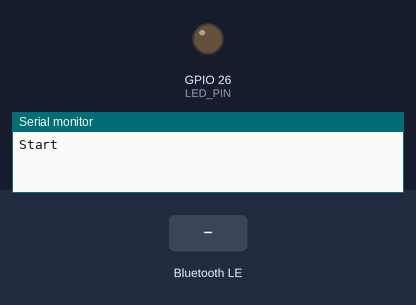
Bench run of a program on a simulated ESP32. Shown: output pins drawn as LEDs (lit = HIGH), the last lines printed to the serial monitor. Dashed ring = blinking. The test bench sets the inputs (shaded band). Nothing arrives over Bluetooth unless stated; a phone connects over Bluetooth LE 3 s after start.

Above: at 1.2 s.
1.3 s: Bluetooth LE write "5" received
At 2.12 s:
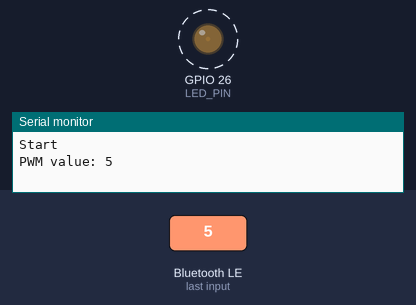
4.3 s: Bluetooth LE write "90" received
At 5.02 s:
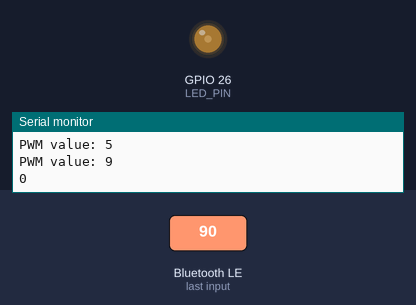
7.3 s: Bluetooth LE write "200" received
At 8.62 s:
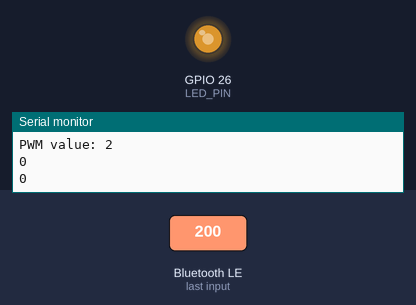
Timing chart, 0 to 16.3 s (numbered marks = the images above; inputs shaded):
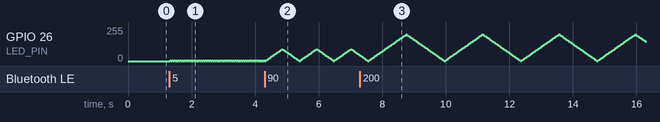

The program:

main.cpp
```cpp
/*
   Create a esp32BLE Server with Battery and PWM Services.
   When the Server(esp32) is connected to a Client(Phone), the Client can request the Battery level and
   write the PWM.


   ESP32_BLE_Arduino: https://goo.gl/3LxyDD
   ESP32_BLE_Arduino guide: https://goo.gl/BWU9B8

*/

#include <Arduino.h>
#include <BLEDevice.h>
#include <BLEServer.h>
#include <BLEUtils.h>
#include <BLE2902.h>


#define ServerName "PWM+battery"
#define analogPin 36


// ====== PWM ======
#define LEDC_CHANNEL_0     0 // use first channel of 16 channels (started from zero)
#define LEDC_TIMER_13_BIT  13 // use 12 bit precission for LEDC timer
#define LEDC_BASE_FREQ     5000 // use 5000 Hz as a LEDC base frequency
#define LED_PIN            26 // LED_BUILTIN = 2


// ============ DEBUG ============
#define DEBUG
#ifdef DEBUG
 #define DEBUG_PRINT(x)  Serial.print (x)
 #define DEBUG_PRINTLN(x)  Serial.println (x)
 #define DEBUG_PRINT_HEX(x)  Serial.print (x, HEX)
 #define DEBUG_PRINT_DEC(x)  Serial.print (x, DEC)
 #define DEBUG_flush()   Serial.flush ()
#else
 #define DEBUG_PRINT(x)
 #define DEBUG_PRINT_HEX(x)
 #define DEBUG_PRINT_DEC(x)
 #define DEBUG_PRINTLN(x)
 #define DEBUG_flush()
#endif
// ===============================


byte pwm = 0; // from 0 to 255
byte brightness = 0;
byte steps = 5; // steps for the PWM
bool battery_Read = 0;

// ======== New Services: PWM Service ========
// PWM Service
#define pwmService "4fafc201-1fb5-459e-8fcc-c5c9c331914b"
#define PWM_CHARACTERISTIC "beb5483e-36e1-4688-b7f5-ea07361b26a8"
// Characteristic PWM
BLECharacteristic pwmCharacteristics(PWM_CHARACTERISTIC, BLECharacteristic::PROPERTY_WRITE);
BLEDescriptor pwmDescriptor(BLEUUID((uint16_t)0x2901));
// ========================================

// ======== Services: Battery Service ========
// Service Battery Service https://goo.gl/HN4yL6
#define batteryService BLEUUID((uint16_t)0x180F)
// Characteristic Battery Level https://goo.gl/sek12v
BLECharacteristic batteryLevelCharacteristics(BLEUUID((uint16_t)0x2A19),BLECharacteristic::PROPERTY_READ);
// Characteristic User Description https://goo.gl/AJGx7F
BLEDescriptor batteryLevelDescriptor(BLEUUID((uint16_t)0x2901));
// ========================================


// ============= Characteristic CALLBACK =============
class PWMCallbacks : public BLECharacteristicCallbacks {
// Client write
void onWrite(BLECharacteristic* pwmCharacteristics) {
        std::string value = pwmCharacteristics->getValue();
        pwm = atoi(value.c_str()); // string to int

#ifdef DEBUG
        if (value.length() > 0) {
                Serial.print("PWM value: ");
                for (int i = 0; i < value.length(); i++)
                        Serial.println(value[i]);
        }
#endif
}
};

// Client read
class BatteryCallbacks : public BLECharacteristicCallbacks {
void onRead(BLECharacteristic* batteryLevelCharacteristics) {
        // Battery Measurement
        battery_Read = 1;
}

};


// ============= INIT BLE =============
void InitBLE(){
        // Create the BLE Device
        BLEDevice::init(ServerName);

        // Create the BLE Server
        BLEServer *pServer = BLEDevice::createServer();

// ============= Create the BLE Service =============
        BLEService *pPWM = pServer->createService(pwmService); // Heart Rate

        // Add BLE Heart Rate Measurement Characteristic
        pPWM->addCharacteristic(&pwmCharacteristics); // Heart Rate Measurement

        // Create a BLE Descriptor
        pwmDescriptor.setValue("PWM from 0 to 255"); // 0x2901 https://goo.gl/AJGx7F
        // Set the Descriptor to a specific Characteristic
        pwmCharacteristics.addDescriptor(&pwmDescriptor);

        // BLE notification for heartRateMeasurementCharacteristics
        // nop
// ========================================

// ============= Create the BLE Service =============
        BLEService *pBattery = pServer->createService(batteryService);

        // Add BLE Battery Level Characteristic
        pBattery->addCharacteristic(&batteryLevelCharacteristics);

        // Create a BLE Descriptor
        batteryLevelDescriptor.setValue("Battery Level %"); // 0x2901 https://goo.gl/AJGx7F
        // Set the Descriptor to a specific Characteristic
        batteryLevelCharacteristics.addDescriptor(&batteryLevelDescriptor);

        // BLE notification for heartRateMeasurementCharacteristics
        // nop
// ========================================


        // Set Callback
        batteryLevelCharacteristics.setCallbacks(new BatteryCallbacks());
        pwmCharacteristics.setCallbacks(new PWMCallbacks());

        // Advertises the Device that the Server
        pServer->getAdvertising()->addServiceUUID(pwmService);
        pServer->getAdvertising()->addServiceUUID(batteryService);

        // Start the service
        pPWM->start();
        pBattery->start();

        // Start advertising
        pServer->getAdvertising()->start();
        // BLEAdvertising *pAdvertising = BLEDevice::getAdvertising();
        // pAdvertising->addServiceUUID(SERVICE_UUID);
        // pAdvertising->setScanResponse(false);
        // pAdvertising->setMinPreferred(0x0); // set value to 0x00 to not advertise this parameter
        // BLEDevice::startAdvertising();
        // DEBUG_PRINTLN("Waiting a client connection to notify...");
}


// Arduino like analogWrite
// value has to be between 0 and valueMax
void ledcAnalogWrite(uint8_t channel, int value) {
        // calculate duty, 8191 from 2 ^ 13 - 1
        uint32_t duty = (8191 / 255) * min(value, 255);

        // write duty to LEDC
        ledcWrite(channel, duty);
}


// ============= SETUP =============
void setup() {
  #ifdef DEBUG
        Serial.begin(115200);
        Serial.println("Start");
  #endif

        // Analog Read
        pinMode(analogPin,INPUT);

        // Analog Write
        ledcSetup(LEDC_CHANNEL_0, LEDC_BASE_FREQ, LEDC_TIMER_13_BIT);
        ledcAttachPin(LED_PIN, LEDC_CHANNEL_0);

        InitBLE();
}


// ============= LOOP =============
void loop() {
        // Drive PWM
        if(pwm > 0) {
                // set the brightness on LEDC channel 0
                ledcAnalogWrite(LEDC_CHANNEL_0, brightness);

                // change the brightness for next time through the loop:
                brightness = brightness + steps;

                // reverse the direction of the fading at the ends of the fade:
                if (brightness <= 0 || brightness >= pwm) {
                        steps = -steps;
                }
                // wait for 30 milliseconds to see the dimming effect
                delay(30);
        }
        else ledcAnalogWrite(LEDC_CHANNEL_0, 0);

        // Battery Measurement
        if(battery_Read) {
                //int battery = analogRead(analogPin);
                int battery = 50;
                DEBUG_PRINT("Battery: ");
                DEBUG_PRINTLN(battery);
                // Feed the characteristic
                batteryLevelCharacteristics.setValue((uint8_t*)&battery, 1);
                battery_Read = 0;
        }
}
```

Measured:
- after the input at 1.3 s, GPIO 26 (LED_PIN): alternates 5/255 for 0.03 s and 0/255 for 0.03 s, starting at once
